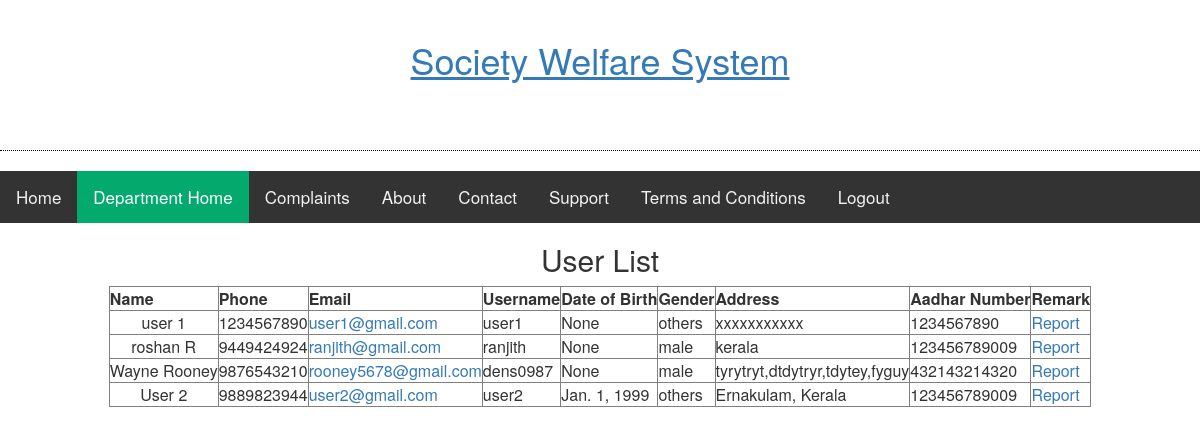
/userview, run on the app's committed database.
### app/models.py (models this page shows, shortened)
class User(models.Model):
    firstname = models.CharField(max_length=30)
    lastname = models.CharField(max_length=30)
    username = models.CharField(max_length=30)
    password = models.CharField(max_length=12)
    date = models.DateField(null=True)
    gender = models.CharField(max_length=30,null=True)
    phone = models.IntegerField(null=True)
    address = models.CharField(max_length=100,null=True)
    email = models.CharField(max_length=50,null=True)
    aadharnumber = models.IntegerField(null=True)

### app/views.py (the view)
# urls.py: path('userview', views.userdisplay, name='userview'),
def userdisplay(request):
        data = User.objects.all()
        return render(request, 'userdisplay.html', {'data': data})

### template/userdisplay.html (shortened to what this page needs)
<html>
<head>
</head>
{% extends 'base.html' %}
{% block body %}
<body>
<div class="topnav">
    <a href="{% url 'webpage' %}">Home</a>
    <a class="active" href="userview">Department Home</a>
    <a href="complaintview">Complaints</a>
    <a href="about">About</a>
    <a href="contact">Contact</a>
    <a  href="support">Support</a>
    <a href="terms"> Terms and Conditions </a>
     <a href="deplogout">Logout</a>
</div>
<form method="post" action="userview" enctype="multipart/form-data">
<h2 align="center">User List </h2>
<table border="1" align="center">
<tr>
    <th>Name</th>
    <th>Phone</th>
    <th>Email</th>
    <th>Username</th>
    <th>Date of Birth</th>
    <th>Gender</th>
    <th>Address</th>
    <th>Aadhar Number</th>
    <th>Remark</th>
</tr>
{% for i in data %}
<tr>
        <td align="center">{{ i.firstname }} {{ i.lastname }}</td>
        <td align="center">{{ i.phone }}</td>
        <td><a href="mailto:someone@example.com">{{ i.email }}</a></td>
        <td>{{ i.username }}</td>
        <td>{{ i.date }}</td>
        <td>{{ i.gender }}</td>
        <td>{{ i.address }}</td>
        <td>{{ i.aadharnumber }}</td>
    <td><a href="Report">Report</a> </td>
</tr>
{% endfor %}
</table>
</form>
</body>
{% endblock %}

### template/userdisplay.html (style rules this page uses)
body { margin: 0; font-family: Arial, Helvetica, sans-serif; }
.topnav { overflow: hidden; background-color: #333; }
.topnav a { float: left; color: #f2f2f2; text-align: center; padding: 14px 16px; text-decoration: none; font-size: 17px; }
.topnav a.active { background-color: #04AA6D; color: white; }

### data on the page
User: firstname "user", lastname "1", phone "1234567890", email "user1@gmail.com", username "user1", date "None", gender "others", address "xxxxxxxxxxx", aadharnumber "1234567890"
User: firstname "roshan", lastname "R", phone "9449424924", email "ranjith@gmail.com", username "ranjith", date "None", gender "male", address "kerala", aadharnumber "123456789009"
User: firstname "Wayne", lastname "Rooney", phone "9876543210", email "rooney5678@gmail.com", username "dens0987", date "None", gender "male", address "tyrytryt,dtdytryr,tdytey,fyguy", aadharnumber "432143214320"
User: firstname "User", lastname "2", phone "9889823944", email "user2@gmail.com", username "user2", date "Jan. 1, 1999", gender "others", address "Ernakulam, Kerala", aadharnumber "123456789009"
